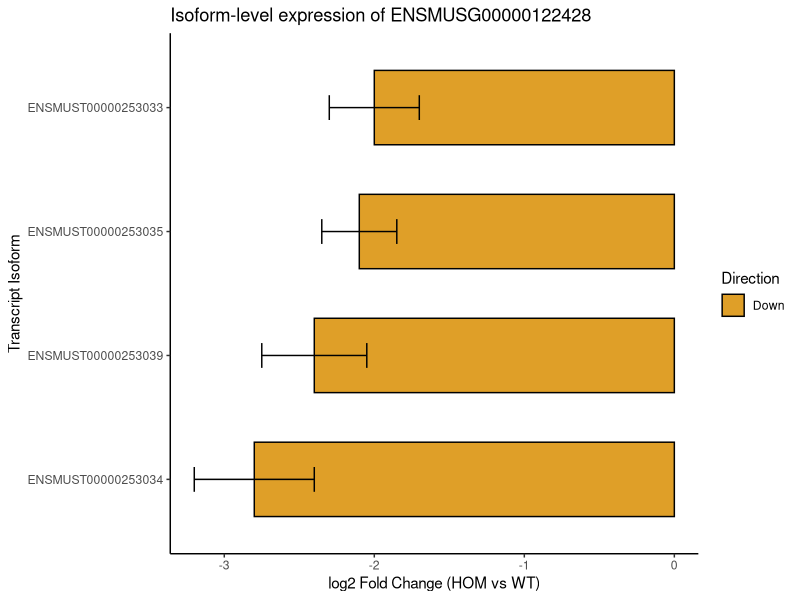

The R script that drew this image:
library(ggplot2)

# Build manual evaluation frame from your transcript results summary table
isoform_df <- data.frame(
  Transcript = c("ENSMUST00000253033", "ENSMUST00000253035", "ENSMUST00000253039", "ENSMUST00000253034"),
  log2FC = c(-2.0, -2.1, -2.4, -2.8), # Add exact data points from your report source matrix
  SE = c(0.3, 0.25, 0.35, 0.4),       # Add standard errors calculated from results
  Direction = "Down"
)

ggplot(isoform_df, aes(x = log2FC, y = reorder(Transcript, log2FC), fill = Direction)) +
  geom_bar(stat = "identity", color = "black", width = 0.6) +
  geom_errorbar(aes(xmin = log2FC - SE, xmax = log2FC + SE), width = 0.2) +
  scale_fill_manual(values = c("Down" = "#df9f28")) + # Matching report palette
  theme_classic() +
  labs(x = "log2 Fold Change (HOM vs WT)", y = "Transcript Isoform", title = "Isoform-level expression of ENSMUSG00000122428") +
  theme(legend.position = "right")
